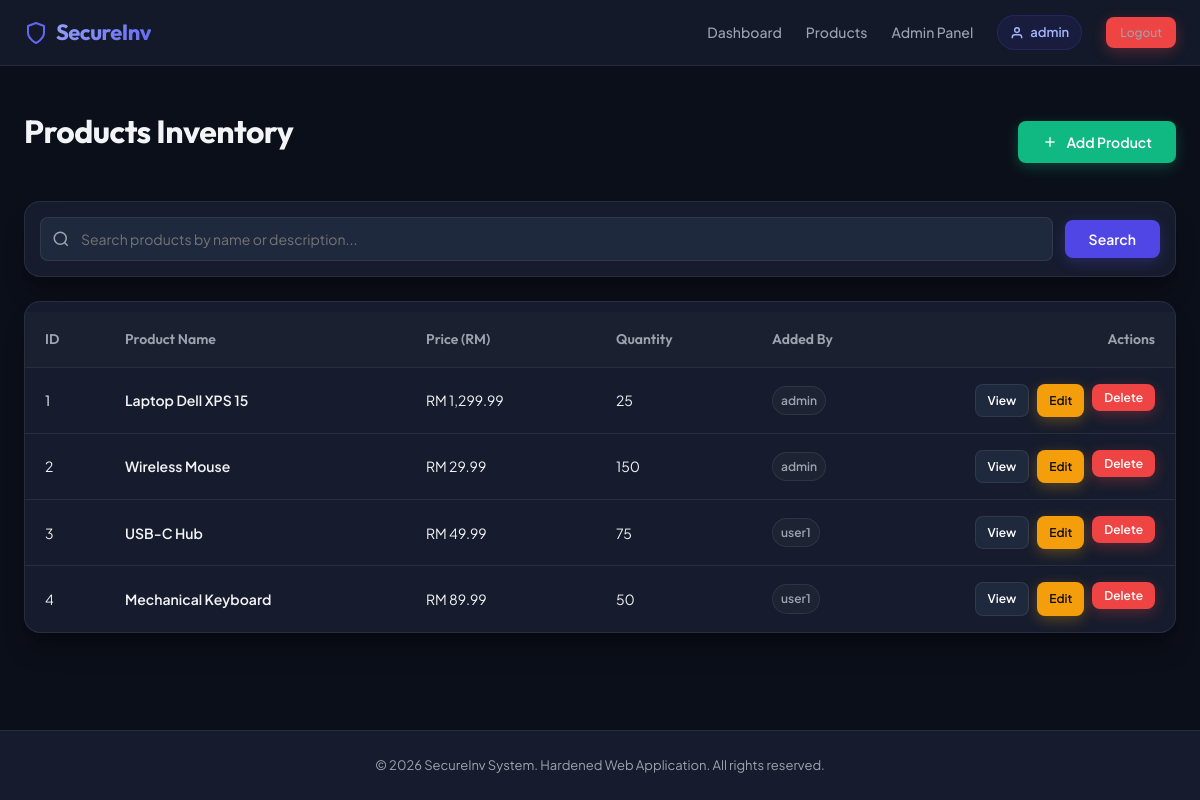
Screenshot of /Enhanced/index.php?page=products (signed in) with the database file from the repository.
### tables this page shows
CREATE TABLE IF NOT EXISTS products (
    id INT AUTO_INCREMENT PRIMARY KEY,
    name VARCHAR(100) NOT NULL,
    description TEXT,
    price DECIMAL(10,2) NOT NULL,
    quantity INT NOT NULL DEFAULT 0,
    image VARCHAR(255) DEFAULT NULL,
    user_id INT,
    created_at TIMESTAMP DEFAULT CURRENT_TIMESTAMP,
    FOREIGN KEY (user_id) REFERENCES users(id) ON DELETE SET NULL
);

CREATE TABLE IF NOT EXISTS users (
    id INT AUTO_INCREMENT PRIMARY KEY,
    username VARCHAR(50) NOT NULL,
    email VARCHAR(100) NOT NULL,
    password VARCHAR(255) NOT NULL,
    role ENUM('admin', 'user') DEFAULT 'user',
    created_at TIMESTAMP DEFAULT CURRENT_TIMESTAMP
);

### Enhanced/Controllers/ProductController.php (called while the page is built, shortened)
<?php
require_once __DIR__ . '/../Models/Product.php';
class ProductController {
    private $productModel;
    public function __construct() {
        $this->productModel = new Product();
    }
    public function index() {
        $search = isset($_GET['search']) ? trim($_GET['search']) : '';
        if ($search !== '') {
            $products = $this->productModel->searchProducts($search);
        } else {
            $products = $this->productModel->getAllProducts();
        }
        require_once __DIR__ . '/../Views/products/index.php';
    }
}
?>

### Enhanced/config/database.php (called while the page is built)
<?php
return [
    'host' => 'localhost',
    'dbname' => 'inventory_db',
    'username' => 'root',
    'password' => '',
    'charset' => 'utf8mb4',
    'options' => [
        PDO::ATTR_ERRMODE => PDO::ERRMODE_EXCEPTION,
        PDO::ATTR_DEFAULT_FETCH_MODE => PDO::FETCH_ASSOC,
        PDO::ATTR_EMULATE_PREPARES => false,
    ]
];
?>

### Enhanced/Models/Database.php (called while the page is built, shortened)
<?php
class Database {
    private static $instance = null;
    private $pdo;
    private function __construct() {
        try {
            $config = require __DIR__ . '/../config/database.php';
            $dsn = "mysql:host={$config['host']};dbname={$config['dbname']};charset={$config['charset']}";
            $this->pdo = new PDO($dsn, $config['username'], $config['password'], $config['options']);
        } catch (PDOException $e) {
            error_log('Database connection error: ' . $e->getMessage());
            die('A database error occurred. Please try again later.');
        }
    }
    public static function getInstance() {
        if (self::$instance === null) {
            self::$instance = new self();
        }
        return self::$instance;
    }
    public function execute($sql, $params = []) {
        try {
            $stmt = $this->pdo->prepare($sql);
            $stmt->execute($params);
            return $stmt;
        } catch (PDOException $e) {
            error_log('Query error: ' . $e->getMessage());
            throw new Exception('A database error occurred.');
        }
    }
    public function fetchAll($sql, $params = []) {
        $stmt = $this->execute($sql, $params);
        return $stmt->fetchAll();
    }
}
?>

### Enhanced/Models/Product.php (called while the page is built, shortened)
<?php
require_once __DIR__ . '/Database.php';
class Product {
    private $db;
    public function __construct() {
        $this->db = Database::getInstance();
    }
    public function getAllProducts() {
        $sql = "SELECT products.*, users.username FROM products
                LEFT JOIN users ON products.user_id = users.id
                ORDER BY products.created_at DESC";
        return $this->db->fetchAll($sql);
    }
}
?>

### Enhanced/Views/products/index.php (the view, shortened to what this page needs)
<?php require_once __DIR__ . '/../layout.php'; ?>
<div style="display:flex; justify-content:space-between; align-items:center; margin-bottom: 24px;">
    <h1>Products Inventory</h1>
    <a href="index.php?page=products&action=create" class="btn btn-success">
        <svg width="16" height="16" viewBox="0 0 24 24" fill="none" stroke="currentColor" stroke-width="2"><line x1="12" y1="5" x2="12" y2="19"/><line x1="5" y1="12" x2="19" y2="12"/></svg>
        Add Product
    </a>
</div>
<div class="search-bar card" style="padding: 15px; margin-bottom: 24px;">
    <form method="GET" action="index.php" style="display:flex; gap:12px; width:100%; align-items:center;">
        <div style="position:relative; flex:1; display:flex; align-items:center;">
            <svg width="18" height="18" viewBox="0 0 24 24" fill="none" stroke="currentColor" stroke-width="2" style="position:absolute; left:12px; color:var(--text-muted);"><circle cx="11" cy="11" r="8"/><line x1="21" y1="21" x2="16.65" y2="16.65"/></svg>
            <input type="text" name="search" class="form-control" style="padding-left: 40px;" placeholder="Search products by name or description..." value="<?php echo isset($_GET['search']) ? htmlspecialchars($_GET['search'], ENT_QUOTES, 'UTF-8') : ''; ?>">
        </div>
        <button type="submit" class="btn btn-primary">Search</button>
    </form>
</div>
<div class="card" style="padding: 0; overflow-x: auto;">
    <table>
        <thead>
            <tr>
                <th style="width: 80px;">ID</th>
                <th>Product Name</th>
                <th>Price (RM)</th>
                <th>Quantity</th>
                <th>Added By</th>
                <th style="width: 260px; text-align: right;">Actions</th>
            </tr>
        </thead>
        <tbody>
            <?php if (!empty($products)): ?>
                <?php foreach ($products as $product): ?>
                <tr>
                    <td><?php echo htmlspecialchars($product['id'], ENT_QUOTES, 'UTF-8'); ?></td>
                    <td style="font-weight: 600;"><?php echo htmlspecialchars($product['name'], ENT_QUOTES, 'UTF-8'); ?></td>
                    <td>RM <?php echo number_format((float)$product['price'], 2); ?></td>
                    <td>
                        <?php if ($product['quantity'] <= 5): ?>
                            <span style="color: var(--accent-danger); font-weight:700;"><?php echo htmlspecialchars($product['quantity'], ENT_QUOTES, 'UTF-8'); ?> (Low Stock)</span>
                        <?php else: ?>
                            <?php echo htmlspecialchars($product['quantity'], ENT_QUOTES, 'UTF-8'); ?>
                        <?php endif; ?>
                    </td>
                    <td>
                        <span class="user-badge" style="background:rgba(255,255,255,0.03); color:var(--text-muted); border-color:var(--border-color); font-size:12px; padding: 4px 8px;">
                            <?php echo htmlspecialchars($product['username'] ?: 'System', ENT_QUOTES, 'UTF-8'); ?>
                        </span>
                    </td>
                    <td style="text-align: right;">
                        <div class="actions" style="justify-content: flex-end;">
                            <a href="index.php?page=products&action=show&id=<?php echo htmlspecialchars($product['id'], ENT_QUOTES, 'UTF-8'); ?>" class="btn btn-primary" style="padding: 6px 12px; font-size:12px; background:var(--bg-tertiary); border:1px solid var(--border-color); box-shadow:none;">View</a>
                            <?php if ($_SESSION['role'] === 'admin' || $_SESSION['user_id'] == $product['user_id']): ?>
                                <a href="index.php?page=products&action=edit&id=<?php echo htmlspecialchars($product['id'], ENT_QUOTES, 'UTF-8'); ?>" class="btn btn-warning" style="padding: 6px 12px; font-size:12px;">Edit</a>
                                <form method="POST" action="index.php?page=products&action=delete&id=<?php echo htmlspecialchars($product['id'], ENT_QUOTES, 'UTF-8'); ?>" onsubmit="return confirm('Are you sure you want to delete this product?')">
                                    <button type="submit" class="btn btn-danger" style="padding: 6px 12px; font-size:12px;">Delete</button>
                                </form>
                            <?php endif; ?>
                        </div>
                    </td>
                </tr>
                <?php endforeach; ?>
            <?php else: ?>
                <tr>
                    <td colspan="6" style="text-align: center; color: var(--text-muted); padding: 40px;">No products found in the inventory.</td>
                </tr>
            <?php endif; ?>
        </tbody>
    </table>
</div>
<?php
$content = ob_get_clean();
renderLayout('Products Inventory', $content);
?>

### Enhanced/index.php (shortened to what this page needs)
<?php
require_once __DIR__ . '/Controllers/ProductController.php';
$page = isset($_GET['page']) ? $_GET['page'] : 'login';
$action = isset($_GET['action']) ? $_GET['action'] : 'index';
switch ($page) {
    case 'products':
        $controller = new ProductController();
        switch ($action) {
            case 'index':
                $controller->index();
                break;
        }
        break;
}
?>

### Enhanced/Views/layout.php (shortened to what this page needs)
<?php
function renderLayout($title, $content) {
    $username = isset($_SESSION['username']) ? $_SESSION['username'] : null;
    $role = isset($_SESSION['role']) ? $_SESSION['role'] : null;
?>
<!DOCTYPE html>
<html lang="en">
<head>
</head>
<body>
    <header>
        <nav>
            <a href="index.php?page=dashboard" class="nav-brand">
                <svg width="24" height="24" viewBox="0 0 24 24" fill="none" stroke="currentColor" stroke-width="2" stroke-linecap="round" stroke-linejoin="round" style="color:#6366f1;"><path d="M12 22s8-4 8-10V5l-8-3-8 3v7c0 6 8 10 8 10z"/></svg>
                SecureInv
            </a>
            <div class="nav-links">
                <a href="index.php?page=dashboard">Dashboard</a>
                <a href="index.php?page=products">Products</a>
                <?php if ($role === 'admin'): ?>
                    <a href="index.php?page=admin">Admin Panel</a>
                <?php endif; ?>
                <?php if ($username): ?>
                    <span class="user-badge">
                        <svg width="14" height="14" viewBox="0 0 24 24" fill="none" stroke="currentColor" stroke-width="2.5"><path d="M20 21v-2a4 4 0 0 0-4-4H8a4 4 0 0 0-4 4v2"/><circle cx="12" cy="7" r="4"/></svg>
                        <?php echo htmlspecialchars($username, ENT_QUOTES, 'UTF-8'); ?>
                    </span>
                    <a href="index.php?page=logout" class="btn btn-danger" style="padding: 6px 14px; font-size:12px;">Logout</a>
                <?php else: ?>
                    <a href="index.php?page=login">Login</a>
                    <a href="index.php?page=register">Register</a>
                <?php endif; ?>
            </div>
        </nav>
    </header>
    <main class="container">
        <?php echo $content; ?>
    </main>
    <footer>
        <p>&copy; <?php echo date('Y'); ?> SecureInv System. Hardened Web Application. All rights reserved.</p>
    </footer>
</body>
</html>
<?php
}
?>

### rows the page displays
products: id "1", name "Laptop Dell XPS 15", price "1,299.99", quantity "25", user.username "admin"
products: id "2", name "Wireless Mouse", price "29.99", quantity "150", user.username "admin"
products: id "3", name "USB-C Hub", price "49.99", quantity "75", user.username "user1"
products: id "4", name "Mechanical Keyboard", price "89.99", quantity "50", user.username "user1"

### other values shown
$username "admin"
